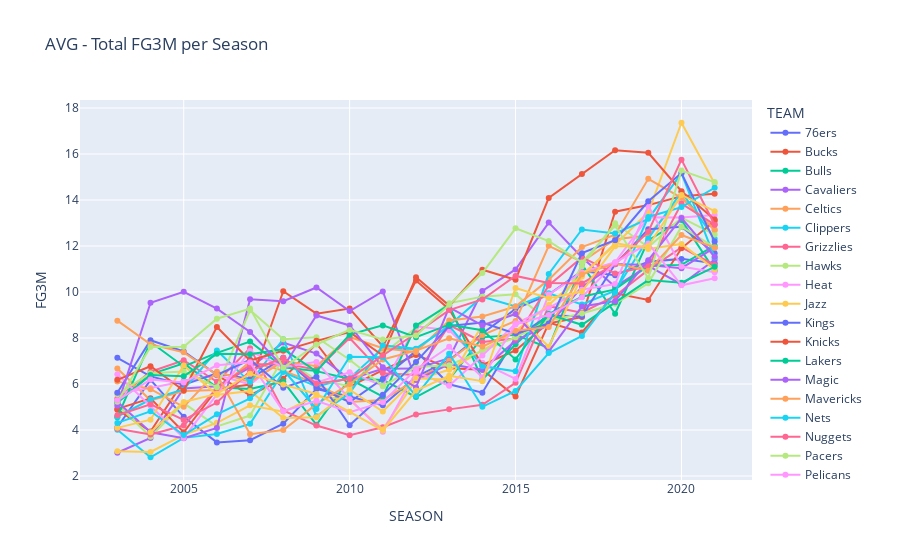

Notebook code cell kept with this figure:
### Code cell
fig2 = px.line(plot_avg_data, x='SEASON', y='FG3M', markers=True, color='TEAM', title = 'AVG - Total FG3M per Season')
fig2.show()

### Figure 1 — Plotly figure (JSON) as saved in the notebook; plotly's stock layout.template omitted (floating-point values rounded to 4 significant figures)
{"data": [{"hovertemplate": "TEAM=76ers<br>SEASON=%{x}<br>FG3M=%{y}<extra></extra>", "legendgroup": "76ers", "line": {"color": "#636efa", "dash": "solid"}, "marker": {"symbol": "circle"}, "mode": "lines+markers", "name": "76ers", "orientation": "v", "showlegend": true, "type": "scatter", "x": [2003, 2004, 2005, 2006, 2007, 2008, 2009, 2010, 2011, 2012, 2013, 2014, 2015, 2016, 2017, 2018, 2019, 2020, 2021], "xaxis": "x", "y": [4.122, 6.184, 4.573, 3.463, 3.557, 4.273, 5.78, 5.46, 5.076, 6.317, 7.037, 8.2, 9.27, 9.888, 10.92, 10.73, 11.32, 11.44, 11.25], "yaxis": "y"}, {"hovertemplate": "TEAM=Bucks<br>SEASON=%{x}<br>FG3M=%{y}<extra></extra>", "legendgroup": "Bucks", "line": {"color": "#EF553B", "dash": "solid"}, "marker": {"symbol": "circle"}, "mode": "lines+markers", "name": "Bucks", "orientation": "v", "showlegend": true, "type": "scatter", "x": [2003, 2004, 2005, 2006, 2007, 2008, 2009, 2010, 2011, 2012, 2013, 2014, 2015, 2016, 2017, 2018, 2019, 2020, 2021], "xaxis": "x", "y": [4.885, 3.939, 6.126, 6.39, 5.512, 6.232, 7.764, 5.89, 6.606, 7.267, 6.683, 6.621, 5.455, 8.638, 8.914, 13.5, 13.78, 14.16, 14.27], "yaxis": "y"}, {"hovertemplate": "TEAM=Bulls<br>SEASON=%{x}<br>FG3M=%{y}<extra></extra>", "legendgroup": "Bulls", "line": {"color": "#00cc96", "dash": "solid"}, "marker": {"symbol": "circle"}, "mode": "lines+markers", "name": "Bulls", "orientation": "v", "showlegend": true, "type": "scatter", "x": [2003, 2004, 2005, 2006, 2007, 2008, 2009, 2010, 2011, 2012, 2013, 2014, 2015, 2016, 2017, 2018, 2019, 2020, 2021], "xaxis": "x", "y": [5.232, 6.42, 6.898, 5.859, 5.78, 6.112, 4.23, 6.245, 6.181, 5.436, 6.207, 8.029, 8.144, 7.568, 11.2, 9.057, 12.24, 13.13, 10.93], "yaxis": "y"}, {"hovertemplate": "TEAM=Cavaliers<br>SEASON=%{x}<br>FG3M=%{y}<extra></extra>", "legendgroup": "Cavaliers", "line": {"color": "#ab63fa", "dash": "solid"}, "marker": {"symbol": "circle"}, "mode": "lines+markers", "name": "Cavaliers", "orientation": "v", "showlegend": true, "type": "scatter", "x": [2003, 2004, 2005, 2006, 2007, 2008, 2009, 2010, 2011, 2012, 2013, 2014, 2015, 2016, 2017, 2018, 2019, 2020, 2021], "xaxis": "x", "y": [3.012, 3.659, 5.811, 5.902, 6.726, 7.802, 7.323, 6.207, 6.667, 6.671, 7.122, 10.05, 10.98, 13.02, 11.5, 10.23, 11.13, 10.33, 11.4], "yaxis": "y"}, {"hovertemplate": "TEAM=Celtics<br>SEASON=%{x}<br>FG3M=%{y}<extra></extra>", "legendgroup": "Celtics", "line": {"color": "#FFA15A", "dash": "solid"}, "marker": {"symbol": "circle"}, "mode": "lines+markers", "name": "Celtics", "orientation": "v", "showlegend": true, "type": "scatter", "x": [2003, 2004, 2005, 2006, 2007, 2008, 2009, 2010, 2011, 2012, 2013, 2014, 2015, 2016, 2017, 2018, 2019, 2020, 2021], "xaxis": "x", "y": [6.674, 5.292, 5.695, 5.744, 6.972, 6.583, 6.019, 5.22, 5.302, 6.195, 7.012, 8.128, 8.742, 12.01, 11.31, 12.29, 12.46, 14.14, 12.68], "yaxis": "y"}, {"hovertemplate": "TEAM=Clippers<br>SEASON=%{x}<br>FG3M=%{y}<extra></extra>", "legendgroup": "Clippers", "line": {"color": "#19d3f3", "dash": "solid"}, "marker": {"symbol": "circle"}, "mode": "lines+markers", "name": "Clippers", "orientation": "v", "showlegend": true, "type": "scatter", "x": [2003, 2004, 2005, 2006, 2007, 2008, 2009, 2010, 2011, 2012, 2013, 2014, 2015, 2016, 2017, 2018, 2019, 2020, 2021], "xaxis": "x", "y": [4.012, 2.817, 3.66, 3.829, 4.268, 6.524, 5.89, 6.256, 7.558, 7.523, 8.547, 9.798, 9.372, 9.947, 9.46, 10.05, 12.33, 14.35, 12.32], "yaxis": "y"}, {"hovertemplate": "TEAM=Grizzlies<br>SEASON=%{x}<br>FG3M=%{y}<extra></extra>", "legendgroup": "Grizzlies", "line": {"color": "#FF6692", "dash": "solid"}, "marker": {"symbol": "circle"}, "mode": "lines+markers", "name": "Grizzlies", "orientation": "v", "showlegend": true, "type": "scatter", "x": [2003, 2004, 2005, 2006, 2007, 2008, 2009, 2010, 2011, 2012, 2013, 2014, 2015, 2016, 2017, 2018, 2019, 2020, 2021], "xaxis": "x", "y": [5.372, 6.535, 7.035, 6.098, 7.561, 4.854, 4.195, 3.779, 4.123, 4.68, 4.899, 5.1, 6.054, 9.383, 9.103, 9.828, 10.96, 11.94, 11.18], "yaxis": "y"}, {"hovertemplate": "TEAM=Hawks<br>SEASON=%{x}<br>FG3M=%{y}<extra></extra>", "legendgroup": "Hawks", "line": {"color": "#B6E880", "dash": "solid"}, "marker": {"symbol": "circle"}, "mode": "lines+markers", "name": "Hawks", "orientation": "v", "showlegend": true, "type": "scatter", "x": [2003, 2004, 2005, 2006, 2007, 2008, 2009, 2010, 2011, 2012, 2013, 2014, 2015, 2016, 2017, 2018, 2019, 2020, 2021], "xaxis": "x", "y": [5.11, 3.707, 5.171, 4.159, 4.629, 7.14, 6.172, 5.915, 7.319, 8.443, 9.517, 9.8, 9.899, 8.726, 11.13, 12.99, 11.94, 13.23, 12.5], "yaxis": "y"}, {"hovertemplate": "TEAM=Heat<br>SEASON=%{x}<br>FG3M=%{y}<extra></extra>", "legendgroup": "Heat", "line": {"color": "#FF97FF", "dash": "solid"}, "marker": {"symbol": "circle"}, "mode": "lines+markers", "name": "Heat", "orientation": "v", "showlegend": true, "type": "scatter", "x": [2003, 2004, 2005, 2006, 2007, 2008, 2009, 2010, 2011, 2012, 2013, 2014, 2015, 2016, 2017, 2018, 2019, 2020, 2021], "xaxis": "x", "y": [5.611, 5.825, 6.124, 6.395, 5.988, 7.101, 6.069, 6.515, 5.921, 8.514, 8.343, 6.922, 6.221, 9.889, 10.86, 11.3, 13.25, 13.24, 13.35], "yaxis": "y"}, {"hovertemplate": "TEAM=Jazz<br>SEASON=%{x}<br>FG3M=%{y}<extra></extra>", "legendgroup": "Jazz", "line": {"color": "#FECB52", "dash": "solid"}, "marker": {"symbol": "circle"}, "mode": "lines+markers", "name": "Jazz", "orientation": "v", "showlegend": true, "type": "scatter", "x": [2003, 2004, 2005, 2006, 2007, 2008, 2009, 2010, 2011, 2012, 2013, 2014, 2015, 2016, 2017, 2018, 2019, 2020, 2021], "xaxis": "x", "y": [3.073, 3.049, 3.793, 4.313, 5.074, 4.793, 5.478, 5.305, 4.029, 6.183, 6.622, 7.467, 8.303, 9.439, 10.76, 12.06, 13.47, 17.36, 14.72], "yaxis": "y"}, {"hovertemplate": "TEAM=Kings<br>SEASON=%{x}<br>FG3M=%{y}<extra></extra>", "legendgroup": "Kings", "line": {"color": "#636efa", "dash": "solid"}, "marker": {"symbol": "circle"}, "mode": "lines+markers", "name": "Kings", "orientation": "v", "showlegend": true, "type": "scatter", "x": [2003, 2004, 2005, 2006, 2007, 2008, 2009, 2010, 2011, 2012, 2013, 2014, 2015, 2016, 2017, 2018, 2019, 2020, 2021], "xaxis": "x", "y": [7.138, 6.333, 5.966, 6.463, 6.22, 7.146, 5.878, 5.22, 6.227, 7.439, 5.988, 5.625, 8.011, 8.977, 8.943, 11.21, 12.73, 12.84, 11.68], "yaxis": "y"}, {"hovertemplate": "TEAM=Knicks<br>SEASON=%{x}<br>FG3M=%{y}<extra></extra>", "legendgroup": "Knicks", "line": {"color": "#EF553B", "dash": "solid"}, "marker": {"symbol": "circle"}, "mode": "lines+markers", "name": "Knicks", "orientation": "v", "showlegend": true, "type": "scatter", "x": [2003, 2004, 2005, 2006, 2007, 2008, 2009, 2010, 2011, 2012, 2013, 2014, 2015, 2016, 2017, 2018, 2019, 2020, 2021], "xaxis": "x", "y": [4.919, 5.378, 3.902, 5.78, 5.976, 10.04, 9.061, 9.279, 7.634, 10.5, 9.256, 6.831, 7.46, 8.67, 8.241, 9.943, 9.657, 11.9, 13.08], "yaxis": "y"}, {"hovertemplate": "TEAM=Lakers<br>SEASON=%{x}<br>FG3M=%{y}<extra></extra>", "legendgroup": "Lakers", "line": {"color": "#00cc96", "dash": "solid"}, "marker": {"symbol": "circle"}, "mode": "lines+markers", "name": "Lakers", "orientation": "v", "showlegend": true, "type": "scatter", "x": [2003, 2004, 2005, 2006, 2007, 2008, 2009, 2010, 2011, 2012, 2013, 2014, 2015, 2016, 2017, 2018, 2019, 2020, 2021], "xaxis": "x", "y": [4.558, 7.829, 6.764, 7.356, 7.845, 6.733, 6.562, 6.217, 5.449, 8.547, 9.439, 6.189, 7.73, 9.044, 9.795, 10.11, 11.15, 11.18, 12.01], "yaxis": "y"}, {"hovertemplate": "TEAM=Magic<br>SEASON=%{x}<br>FG3M=%{y}<extra></extra>", "legendgroup": "Magic", "line": {"color": "#ab63fa", "dash": "solid"}, "marker": {"symbol": "circle"}, "mode": "lines+markers", "name": "Magic", "orientation": "v", "showlegend": true, "type": "scatter", "x": [2003, 2004, 2005, 2006, 2007, 2008, 2009, 2010, 2011, 2012, 2013, 2014, 2015, 2016, 2017, 2018, 2019, 2020, 2021], "xaxis": "x", "y": [5.232, 3.902, 3.646, 4.093, 9.685, 9.604, 10.2, 9.17, 10.03, 6.171, 6.866, 6.618, 7.888, 8.573, 10.22, 11.22, 11.17, 11.04, 11.93], "yaxis": "y"}, {"hovertemplate": "TEAM=Mavericks<br>SEASON=%{x}<br>FG3M=%{y}<extra></extra>", "legendgroup": "Mavericks", "line": {"color": "#FFA15A", "dash": "solid"}, "marker": {"symbol": "circle"}, "mode": "lines+markers", "name": "Mavericks", "orientation": "v", "showlegend": true, "type": "scatter", "x": [2003, 2004, 2005, 2006, 2007, 2008, 2009, 2010, 2011, 2012, 2013, 2014, 2015, 2016, 2017, 2018, 2019, 2020, 2021], "xaxis": "x", "y": [6.115, 5.779, 5.01, 6.534, 6.092, 7, 6.773, 8.049, 7.557, 7.39, 8.764, 8.937, 9.372, 10.54, 11.95, 12.49, 14.92, 14.1, 12.72], "yaxis": "y"}, {"hovertemplate": "TEAM=Nets<br>SEASON=%{x}<br>FG3M=%{y}<extra></extra>", "legendgroup": "Nets", "line": {"color": "#19d3f3", "dash": "solid"}, "marker": {"symbol": "circle"}, "mode": "lines+markers", "name": "Nets", "orientation": "v", "showlegend": true, "type": "scatter", "x": [2003, 2004, 2005, 2006, 2007, 2008, 2009, 2010, 2011, 2012, 2013, 2014, 2015, 2016, 2017, 2018, 2019, 2020, 2021], "xaxis": "x", "y": [4.581, 5.326, 5.763, 7.457, 6.073, 7.951, 4.598, 5.598, 7.682, 7.539, 8.532, 6.774, 6.552, 10.78, 12.72, 12.55, 13.18, 15.16, 11.51], "yaxis": "y"}, {"hovertemplate": "TEAM=Nuggets<br>SEASON=%{x}<br>FG3M=%{y}<extra></extra>", "legendgroup": "Nuggets", "line": {"color": "#FF6692", "dash": "solid"}, "marker": {"symbol": "circle"}, "mode": "lines+markers", "name": "Nuggets", "orientation": "v", "showlegend": true, "type": "scatter", "x": [2003, 2004, 2005, 2006, 2007, 2008, 2009, 2010, 2011, 2012, 2013, 2014, 2015, 2016, 2017, 2018, 2019, 2020, 2021], "xaxis": "x", "y": [4.057, 3.805, 4.195, 5.828, 6.826, 6.908, 6.625, 8, 6.466, 6.398, 8.561, 7.833, 7.978, 10.29, 11.51, 10.81, 11.12, 13.85, 12.93], "yaxis": "y"}, {"hovertemplate": "TEAM=Pacers<br>SEASON=%{x}<br>FG3M=%{y}<extra></extra>", "legendgroup": "Pacers", "line": {"color": "#B6E880", "dash": "solid"}, "marker": {"symbol": "circle"}, "mode": "lines+markers", "name": "Pacers", "orientation": "v", "showlegend": true, "type": "scatter", "x": [2003, 2004, 2005, 2006, 2007, 2008, 2009, 2010, 2011, 2012, 2013, 2014, 2015, 2016, 2017, 2018, 2019, 2020, 2021], "xaxis": "x", "y": [5.551, 6.474, 6.545, 5.866, 9.207, 7.951, 8.037, 7.057, 5.909, 6.74, 6.822, 7.449, 8.031, 8.75, 9.065, 9.489, 10.38, 12.84, 11.94], "yaxis": "y"}, {"hovertemplate": "TEAM=Pelicans<br>SEASON=%{x}<br>FG3M=%{y}<extra></extra>", "legendgroup": "Pelicans", "line": {"color": "#FF97FF", "dash": "solid"}, "marker": {"symbol": "circle"}, "mode": "lines+markers", "name": "Pelicans", "orientation": "v", "showlegend": true, "type": "scatter", "x": [2003, 2004, 2005, 2006, 2007, 2008, 2009, 2010, 2011, 2012, 2013, 2014, 2015, 2016, 2017, 2018, 2019, 2020, 2021], "xaxis": "x", "y": [6.427, 5.061, 3.659, 5.549, 7.436, 6.736, 6.963, 5.352, 3.924, 6.524, 5.927, 7.237, 8.629, 9.307, 10.11, 10.34, 13.75, 11.11, 10.86], "yaxis": "y"}, {"hovertemplate": "TEAM=Pistons<br>SEASON=%{x}<br>FG3M=%{y}<extra></extra>", "legendgroup": "Pistons", "line": {"color": "#FECB52", "dash": "solid"}, "marker": {"symbol": "circle"}, "mode": "lines+markers", "name": "Pistons", "orientation": "v", "showlegend": true, "type": "scatter", "x": [2003, 2004, 2005, 2006, 2007, 2008, 2009, 2010, 2011, 2012, 2013, 2014, 2015, 2016, 2017, 2018, 2019, 2020, 2021], "xaxis": "x", "y": [4.095, 4.449, 6.81, 5.531, 5.697, 4.523, 4.561, 5.756, 4.803, 6.256, 6.183, 8.562, 9.074, 7.625, 10.68, 12.13, 11.87, 12.09, 10.99], "yaxis": "y"}, {"hovertemplate": "TEAM=Raptors<br>SEASON=%{x}<br>FG3M=%{y}<extra></extra>", "legendgroup": "Raptors", "line": {"color": "#636efa", "dash": "solid"}, "marker": {"symbol": "circle"}, "mode": "lines+markers", "name": "Raptors", "orientation": "v", "showlegend": true, "type": "scatter", "x": [2003, 2004, 2005, 2006, 2007, 2008, 2009, 2010, 2011, 2012, 2013, 2014, 2015, 2016, 2017, 2018, 2019, 2020, 2021], "xaxis": "x", "y": [5.622, 7.902, 7.415, 6.398, 7.057, 5.841, 6.317, 4.207, 5.53, 6.963, 8.528, 8.677, 8.193, 8.633, 11.69, 12.25, 13.94, 15.17, 12.19], "yaxis": "y"}, {"hovertemplate": "TEAM=Rockets<br>SEASON=%{x}<br>FG3M=%{y}<extra></extra>", "legendgroup": "Rockets", "line": {"color": "#EF553B", "dash": "solid"}, "marker": {"symbol": "circle"}, "mode": "lines+markers", "name": "Rockets", "orientation": "v", "showlegend": true, "type": "scatter", "x": [2003, 2004, 2005, 2006, 2007, 2008, 2009, 2010, 2011, 2012, 2013, 2014, 2015, 2016, 2017, 2018, 2019, 2020, 2021], "xaxis": "x", "y": [6.184, 6.775, 5.72, 8.483, 7.023, 7.442, 7.878, 8.256, 7.242, 10.65, 9.409, 10.97, 10.54, 14.09, 15.14, 16.16, 16.05, 14.38, 13.15], "yaxis": "y"}, {"hovertemplate": "TEAM=Spurs<br>SEASON=%{x}<br>FG3M=%{y}<extra></extra>", "legendgroup": "Spurs", "line": {"color": "#00cc96", "dash": "solid"}, "marker": {"symbol": "circle"}, "mode": "lines+markers", "name": "Spurs", "orientation": "v", "showlegend": true, "type": "scatter", "x": [2003, 2004, 2005, 2006, 2007, 2008, 2009, 2010, 2011, 2012, 2013, 2014, 2015, 2016, 2017, 2018, 2019, 2020, 2021], "xaxis": "x", "y": [5.185, 6.39, 6.337, 7.314, 7.293, 7.517, 6.543, 8.148, 8.55, 8.039, 8.581, 8.34, 7.071, 9.029, 8.576, 9.553, 10.52, 10.41, 11.1], "yaxis": "y"}, {"hovertemplate": "TEAM=Suns<br>SEASON=%{x}<br>FG3M=%{y}<extra></extra>", "legendgroup": "Suns", "line": {"color": "#ab63fa", "dash": "solid"}, "marker": {"symbol": "circle"}, "mode": "lines+markers", "name": "Suns", "orientation": "v", "showlegend": true, "type": "scatter", "x": [2003, 2004, 2005, 2006, 2007, 2008, 2009, 2010, 2011, 2012, 2013, 2014, 2015, 2016, 2017, 2018, 2019, 2020, 2021], "xaxis": "x", "y": [5.061, 9.536, 10.01, 9.28, 8.264, 6.744, 8.98, 8.549, 6.727, 5.854, 9.329, 8.545, 9.045, 7.409, 9.372, 9.605, 11.39, 13.21, 11.54], "yaxis": "y"}, {"hovertemplate": "TEAM=Thunder<br>SEASON=%{x}<br>FG3M=%{y}<extra></extra>", "legendgroup": "Thunder", "line": {"color": "#FFA15A", "dash": "solid"}, "marker": {"symbol": "circle"}, "mode": "lines+markers", "name": "Thunder", "orientation": "v", "showlegend": true, "type": "scatter", "x": [2003, 2004, 2005, 2006, 2007, 2008, 2009, 2010, 2011, 2012, 2013, 2014, 2015, 2016, 2017, 2018, 2019, 2020, 2021], "xaxis": "x", "y": [8.756, 7.731, 7.378, 6.402, 3.817, 4, 5.125, 6, 7.07, 7.452, 7.99, 7.629, 8.314, 8.484, 10.77, 11.24, 10.93, 12.48, 11.93], "yaxis": "y"}, {"hovertemplate": "TEAM=Timberwolves<br>SEASON=%{x}<br>FG3M=%{y}<extra></extra>", "legendgroup": "Timberwolves", "line": {"color": "#19d3f3", "dash": "solid"}, "marker": {"symbol": "circle"}, "mode": "lines+markers", "name": "Timberwolves", "orientation": "v", "showlegend": true, "type": "scatter", "x": [2003, 2004, 2005, 2006, 2007, 2008, 2009, 2010, 2011, 2012, 2013, 2014, 2015, 2016, 2017, 2018, 2019, 2020, 2021], "xaxis": "x", "y": [4.31, 4.817, 3.78, 4.683, 5.378, 6.622, 4.915, 7.183, 7.167, 5.488, 7.317, 5.011, 5.697, 7.348, 8.089, 9.966, 13.26, 13.69, 14.53], "yaxis": "y"}, {"hovertemplate": "TEAM=Trail Blazers<br>SEASON=%{x}<br>FG3M=%{y}<extra></extra>", "legendgroup": "Trail Blazers", "line": {"color": "#FF6692", "dash": "solid"}, "marker": {"symbol": "circle"}, "mode": "lines+markers", "name": "Trail Blazers", "orientation": "v", "showlegend": true, "type": "scatter", "x": [2003, 2004, 2005, 2006, 2007, 2008, 2009, 2010, 2011, 2012, 2013, 2014, 2015, 2016, 2017, 2018, 2019, 2020, 2021], "xaxis": "x", "y": [4.646, 5.122, 4.439, 5.195, 6.561, 7.148, 6.011, 6.227, 7.242, 8.207, 9.215, 9.677, 10.7, 10.39, 10.37, 11.22, 12.62, 15.76, 12.93], "yaxis": "y"}, {"hovertemplate": "TEAM=Warriors<br>SEASON=%{x}<br>FG3M=%{y}<extra></extra>", "legendgroup": "Warriors", "line": {"color": "#B6E880", "dash": "solid"}, "marker": {"symbol": "circle"}, "mode": "lines+markers", "name": "Warriors", "orientation": "v", "showlegend": true, "type": "scatter", "x": [2003, 2004, 2005, 2006, 2007, 2008, 2009, 2010, 2011, 2012, 2013, 2014, 2015, 2016, 2017, 2018, 2019, 2020, 2021], "xaxis": "x", "y": [5.232, 7.61, 7.622, 8.839, 9.28, 6.707, 7.72, 8.354, 7.939, 8.106, 9.449, 10.83, 12.77, 12.22, 11.29, 12.89, 10.6, 15.29, 14.78], "yaxis": "y"}, {"hovertemplate": "TEAM=Wizards<br>SEASON=%{x}<br>FG3M=%{y}<extra></extra>", "legendgroup": "Wizards", "line": {"color": "#FF97FF", "dash": "solid"}, "marker": {"symbol": "circle"}, "mode": "lines+markers", "name": "Wizards", "orientation": "v", "showlegend": true, "type": "scatter", "x": [2003, 2004, 2005, 2006, 2007, 2008, 2009, 2010, 2011, 2012, 2013, 2014, 2015, 2016, 2017, 2018, 2019, 2020, 2021], "xaxis": "x", "y": [5.293, 6.196, 6.068, 6.814, 6.943, 4.817, 5.268, 4.78, 5.212, 6.646, 7.624, 6.293, 8.591, 9, 9.772, 11.28, 12.11, 10.29, 10.6], "yaxis": "y"}, {"hovertemplate": "TEAM=Hornets<br>SEASON=%{x}<br>FG3M=%{y}<extra></extra>", "legendgroup": "Hornets", "line": {"color": "#FECB52", "dash": "solid"}, "marker": {"symbol": "circle"}, "mode": "lines+markers", "name": "Hornets", "orientation": "v", "showlegend": true, "type": "scatter", "x": [2004, 2005, 2006, 2007, 2008, 2009, 2010, 2011, 2012, 2013, 2014, 2015, 2016, 2017, 2018, 2019, 2020, 2021], "xaxis": "x", "y": [3.902, 5.22, 5.573, 6.451, 5.976, 5.57, 4.793, 3.985, 5.72, 6.36, 6.122, 10.18, 9.73, 10.02, 11.99, 11.99, 14.22, 13.51], "yaxis": "y"}], "layout": {"legend": {"title": {"text": "TEAM"}, "tracegroupgap": 0}, "title": {"text": "AVG - Total FG3M per Season"}, "xaxis": {"anchor": "y", "domain": [0, 1], "title": {"text": "SEASON"}}, "yaxis": {"anchor": "x", "domain": [0, 1], "title": {"text": "FG3M"}}}}
